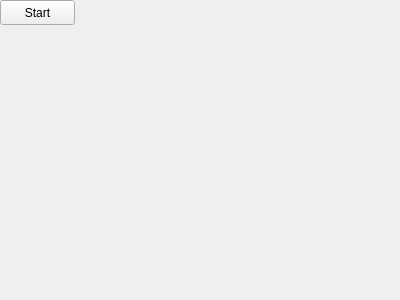
<?xml version="1.0" encoding="UTF-8"?>
<ui version="4.0">
 <class>Widget</class>
 <widget class="QWidget" name="Widget">
  <property name="geometry">
   <rect>
    <x>0</x>
    <y>0</y>
    <width>400</width>
    <height>300</height>
   </rect>
  </property>
  <property name="windowTitle">
   <string>Widget</string>
  </property>
  <widget class="QPushButton" name="pushButton">
   <property name="geometry">
    <rect>
     <x>0</x>
     <y>0</y>
     <width>75</width>
     <height>25</height>
    </rect>
   </property>
   <property name="text">
    <string>Start</string>
   </property>
  </widget>
 </widget>
 <layoutdefault spacing="6" margin="11"/>
 <resources/>
 <connections/>
</ui>
